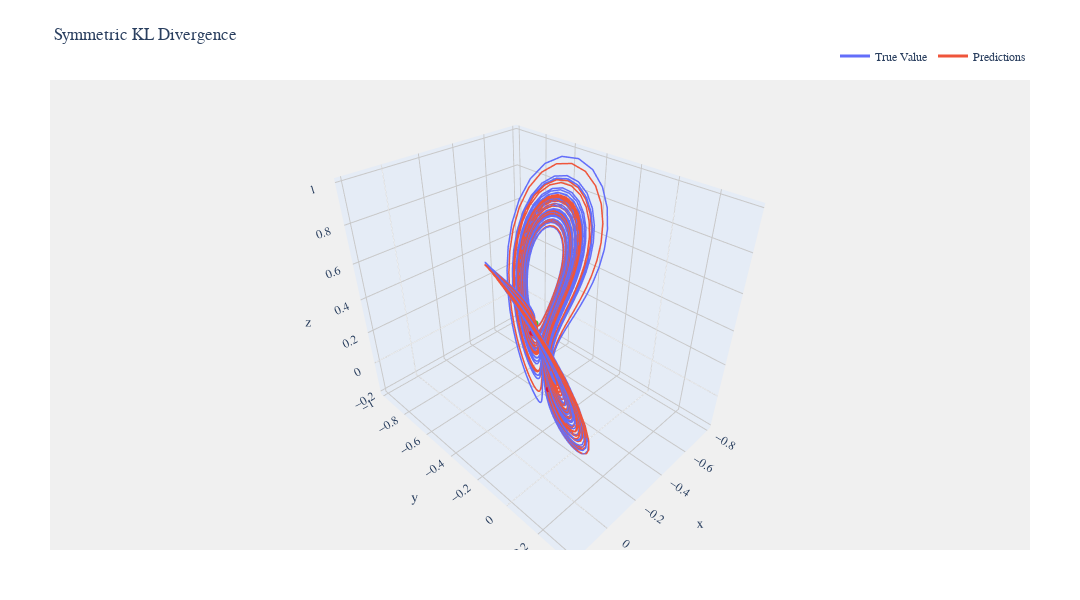
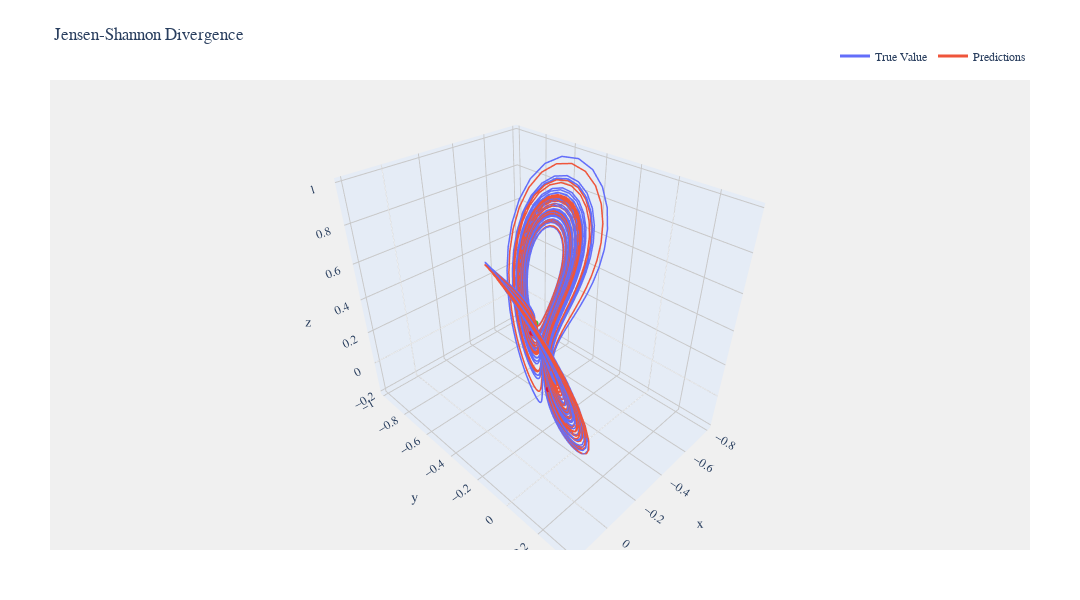
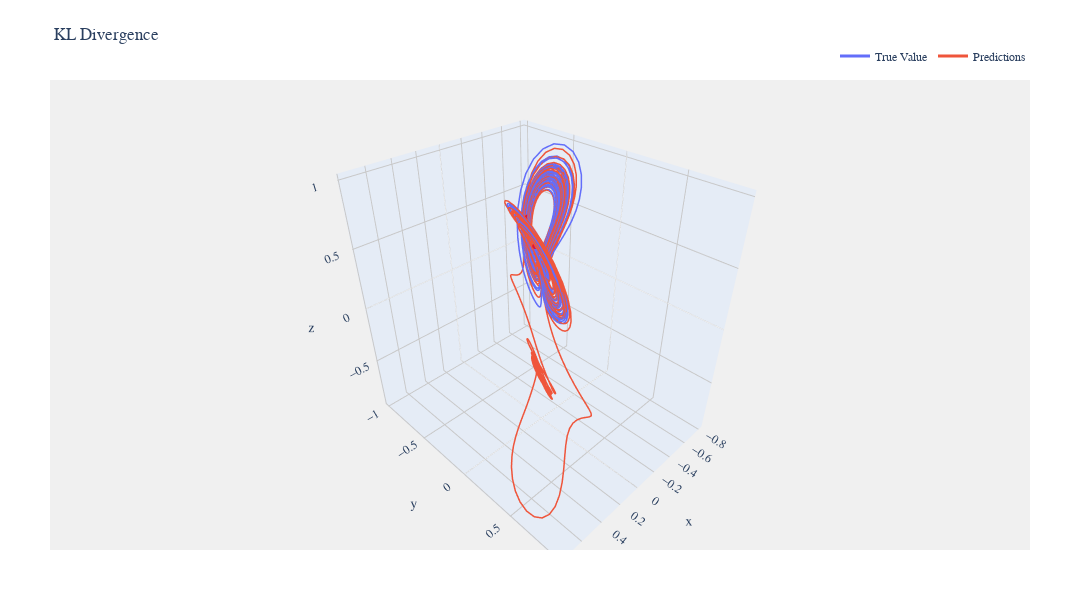

Notebook code cell kept with these figures, in order:
### Code cell
selected = 3
viz.compare_plot([data_10[sklidx[selected]]["true_value"], data_10[sklidx[selected]]["predictions"]], 
                 legend_names=["True Value", "Predictions"], 
                 title="Symmetric KL Divergence")

viz.compare_plot([data_10[jsidx[selected]]["true_value"], data_10[jsidx[selected]]["predictions"]], 
                 legend_names=["True Value", "Predictions"], 
                 title="Jensen-Shannon Divergence")

viz.compare_plot([data_10[klidx[selected]]["true_value"], data_10[klidx[selected]]["predictions"]], 
                 legend_names=["True Value", "Predictions"], 
                 title="KL Divergence")

### Figure 1 — Plotly figure (JSON) as saved in the notebook; plotly's stock layout.template omitted (floating-point values rounded to 4 significant figures; data arrays with more than 128 entries replaced by an {"elided": "..."} marker saying what was removed)
{"data": [{"hoverinfo": "x+y+z", "line": {"color": "#636EFA", "width": 3}, "mode": "lines", "name": "True Value", "type": "scatter3d", "x": {"elided": "2500 float values"}, "y": {"elided": "2500 float values"}, "z": {"elided": "2500 float values"}}, {"hoverinfo": "x+y+z", "marker": {"color": "limegreen", "size": 2}, "mode": "markers", "name": "Start 1", "showlegend": false, "type": "scatter3d", "x": [-0.3608], "y": [-0.4117], "z": [0.2703]}, {"hoverinfo": "x+y+z", "marker": {"color": "crimson", "size": 2}, "mode": "markers", "name": "End 1", "showlegend": false, "type": "scatter3d", "x": [0.009835], "y": [-0.05223], "z": [0.5999]}, {"hoverinfo": "x+y+z", "line": {"color": "#EF553B", "width": 3}, "mode": "lines", "name": "Predictions", "type": "scatter3d", "x": {"elided": "2500 float values"}, "y": {"elided": "2500 float values"}, "z": {"elided": "2500 float values"}}, {"hoverinfo": "x+y+z", "marker": {"color": "limegreen", "size": 2}, "mode": "markers", "name": "Start 2", "showlegend": false, "type": "scatter3d", "x": [-0.3606], "y": [-0.4119], "z": [0.2697]}, {"hoverinfo": "x+y+z", "marker": {"color": "crimson", "size": 2}, "mode": "markers", "name": "End 2", "showlegend": false, "type": "scatter3d", "x": [-0.2267], "y": [-0.1868], "z": [0.06083]}], "layout": {"font": {"family": "Arial", "size": 12}, "height": 600, "legend": {"orientation": "h", "x": 1, "xanchor": "right", "y": 1.02, "yanchor": "bottom"}, "margin": {"b": 50, "l": 50, "r": 50, "t": 80}, "paper_bgcolor": "white", "plot_bgcolor": "rgb(240, 240, 240)", "scene": {"aspectmode": "data", "bgcolor": "rgb(240, 240, 240)", "xaxis": {"gridcolor": "rgb(200, 200, 200)", "showbackground": true}, "yaxis": {"gridcolor": "rgb(200, 200, 200)", "showbackground": true}, "zaxis": {"gridcolor": "rgb(200, 200, 200)", "showbackground": true}}, "showlegend": true, "title": {"text": "Symmetric KL Divergence"}, "width": 1080}}

### Figure 2 — Plotly figure (JSON) as saved in the notebook; plotly's stock layout.template omitted (floating-point values rounded to 4 significant figures; data arrays with more than 128 entries replaced by an {"elided": "..."} marker saying what was removed)
{"data": [{"hoverinfo": "x+y+z", "line": {"color": "#636EFA", "width": 3}, "mode": "lines", "name": "True Value", "type": "scatter3d", "x": {"elided": "2500 float values"}, "y": {"elided": "2500 float values"}, "z": {"elided": "2500 float values"}}, {"hoverinfo": "x+y+z", "marker": {"color": "limegreen", "size": 2}, "mode": "markers", "name": "Start 1", "showlegend": false, "type": "scatter3d", "x": [-0.3608], "y": [-0.4117], "z": [0.2703]}, {"hoverinfo": "x+y+z", "marker": {"color": "crimson", "size": 2}, "mode": "markers", "name": "End 1", "showlegend": false, "type": "scatter3d", "x": [0.009835], "y": [-0.05223], "z": [0.5999]}, {"hoverinfo": "x+y+z", "line": {"color": "#EF553B", "width": 3}, "mode": "lines", "name": "Predictions", "type": "scatter3d", "x": {"elided": "2500 float values"}, "y": {"elided": "2500 float values"}, "z": {"elided": "2500 float values"}}, {"hoverinfo": "x+y+z", "marker": {"color": "limegreen", "size": 2}, "mode": "markers", "name": "Start 2", "showlegend": false, "type": "scatter3d", "x": [-0.3606], "y": [-0.4119], "z": [0.2697]}, {"hoverinfo": "x+y+z", "marker": {"color": "crimson", "size": 2}, "mode": "markers", "name": "End 2", "showlegend": false, "type": "scatter3d", "x": [-0.2267], "y": [-0.1868], "z": [0.06083]}], "layout": {"font": {"family": "Arial", "size": 12}, "height": 600, "legend": {"orientation": "h", "x": 1, "xanchor": "right", "y": 1.02, "yanchor": "bottom"}, "margin": {"b": 50, "l": 50, "r": 50, "t": 80}, "paper_bgcolor": "white", "plot_bgcolor": "rgb(240, 240, 240)", "scene": {"aspectmode": "data", "bgcolor": "rgb(240, 240, 240)", "xaxis": {"gridcolor": "rgb(200, 200, 200)", "showbackground": true}, "yaxis": {"gridcolor": "rgb(200, 200, 200)", "showbackground": true}, "zaxis": {"gridcolor": "rgb(200, 200, 200)", "showbackground": true}}, "showlegend": true, "title": {"text": "Jensen-Shannon Divergence"}, "width": 1080}}

### Figure 3 — Plotly figure (JSON) as saved in the notebook; plotly's stock layout.template omitted (floating-point values rounded to 4 significant figures; data arrays with more than 128 entries replaced by an {"elided": "..."} marker saying what was removed)
{"data": [{"hoverinfo": "x+y+z", "line": {"color": "#636EFA", "width": 3}, "mode": "lines", "name": "True Value", "type": "scatter3d", "x": {"elided": "2500 float values"}, "y": {"elided": "2500 float values"}, "z": {"elided": "2500 float values"}}, {"hoverinfo": "x+y+z", "marker": {"color": "limegreen", "size": 2}, "mode": "markers", "name": "Start 1", "showlegend": false, "type": "scatter3d", "x": [-0.3608], "y": [-0.4117], "z": [0.2703]}, {"hoverinfo": "x+y+z", "marker": {"color": "crimson", "size": 2}, "mode": "markers", "name": "End 1", "showlegend": false, "type": "scatter3d", "x": [0.009835], "y": [-0.05223], "z": [0.5999]}, {"hoverinfo": "x+y+z", "line": {"color": "#EF553B", "width": 3}, "mode": "lines", "name": "Predictions", "type": "scatter3d", "x": {"elided": "2500 float values"}, "y": {"elided": "2500 float values"}, "z": {"elided": "2500 float values"}}, {"hoverinfo": "x+y+z", "marker": {"color": "limegreen", "size": 2}, "mode": "markers", "name": "Start 2", "showlegend": false, "type": "scatter3d", "x": [-0.3613], "y": [-0.4153], "z": [0.265]}, {"hoverinfo": "x+y+z", "marker": {"color": "crimson", "size": 2}, "mode": "markers", "name": "End 2", "showlegend": false, "type": "scatter3d", "x": [-0.6036], "y": [-0.7632], "z": [0.3609]}], "layout": {"font": {"family": "Arial", "size": 12}, "height": 600, "legend": {"orientation": "h", "x": 1, "xanchor": "right", "y": 1.02, "yanchor": "bottom"}, "margin": {"b": 50, "l": 50, "r": 50, "t": 80}, "paper_bgcolor": "white", "plot_bgcolor": "rgb(240, 240, 240)", "scene": {"aspectmode": "data", "bgcolor": "rgb(240, 240, 240)", "xaxis": {"gridcolor": "rgb(200, 200, 200)", "showbackground": true}, "yaxis": {"gridcolor": "rgb(200, 200, 200)", "showbackground": true}, "zaxis": {"gridcolor": "rgb(200, 200, 200)", "showbackground": true}}, "showlegend": true, "title": {"text": "KL Divergence"}, "width": 1080}}
